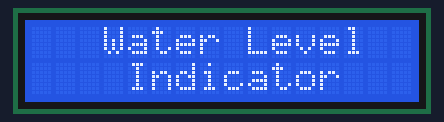
Bench run of a sketch on a simulated Arduino Uno, built with avr-gcc and run on an emulated ATmega328P. On the bench: 16×2 character LCD.

Above: at 0.1 s.
At 7.1 s:
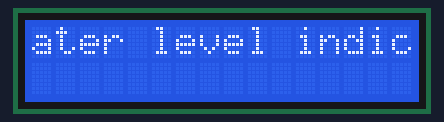
At 10.6 s:
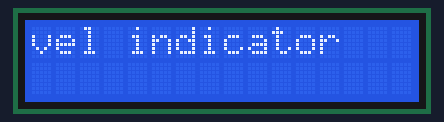
At 14.1 s:
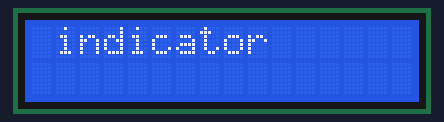
At 21.1 s:
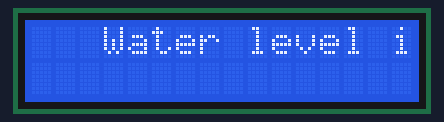
At 35.6 s:
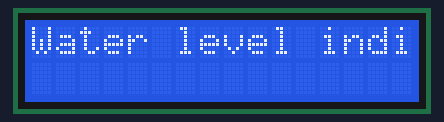

The sketch:

main.ino
```cpp
/*
  LiquidCrystal Library - scrollDisplayLeft() and scrollDisplayRight()

 Demonstrates the use a 16x2 LCD display.  The LiquidCrystal
 library works with all LCD displays that are compatible with the
 Hitachi HD44780 driver. There are many of them out there, and you
 can usually tell them by the 16-pin interface.

 This sketch prints "Hello World!" to the LCD and uses the
 scrollDisplayLeft() and scrollDisplayRight() methods to scroll
 the text.

  The circuit:
 * LCD RS pin to digital pin 12
 * LCD Enable pin to digital pin 11
 * LCD D4 pin to digital pin 5
 * LCD D5 pin to digital pin 4
 * LCD D6 pin to digital pin 3
 * LCD D7 pin to digital pin 2
 * LCD R/W pin to ground
 * 10K resistor:
 * ends to +5V and ground
 * wiper to LCD VO pin (pin 3)
*/

// include the library code:
#include <LiquidCrystal.h>

// initialize the library with the numbers of the interface pins
LiquidCrystal lcd(7, 8, 9, 10, 11, 12);

void setup() {
  // set up the LCD's number of columns and rows:
  lcd.begin(16, 2);
  for(int i=0;i<3;i++)
  {
  lcd.setCursor(3, 0);
  lcd.print("Water Level ");
  lcd.setCursor(4, 1);
  lcd.print("Indicator");
  delay(1500);
  lcd.clear();
  delay(500);
  }

  // Print a message to the LCD.
  lcd.print("Water level indicator");
  delay(1000);
}

void loop() {
  // scroll 13 positions (string length) to the left
  // to move it offscreen left:
  for (int positionCounter = 0; positionCounter < 13; positionCounter++) {
    // scroll one position left:
    lcd.scrollDisplayLeft();
    // wait a bit:
    delay(500);
  }

  // scroll 29 positions (string length + display length) to the right
  // to move it offscreen right:
  for (int positionCounter = 0; positionCounter < 29; positionCounter++) {
    // scroll one position right:
    lcd.scrollDisplayRight();
    // wait a bit:
    delay(500);
  }

  // scroll 16 positions (display length + string length) to the left
  // to move it back to center:
  for (int positionCounter = 0; positionCounter < 16; positionCounter++) {
    // scroll one position left:
    lcd.scrollDisplayLeft();
    // wait a bit:
    delay(500);
  }

  // delay at the end of the full loop:
  delay(1000);

}
```

Measured:
- what the display in image 1 shows lasts 0.5 s, from 7.1 s to 7.6 s
- what the display in image 5 shows lasts 1.5 s, from 35.6 s to 37.1 s
